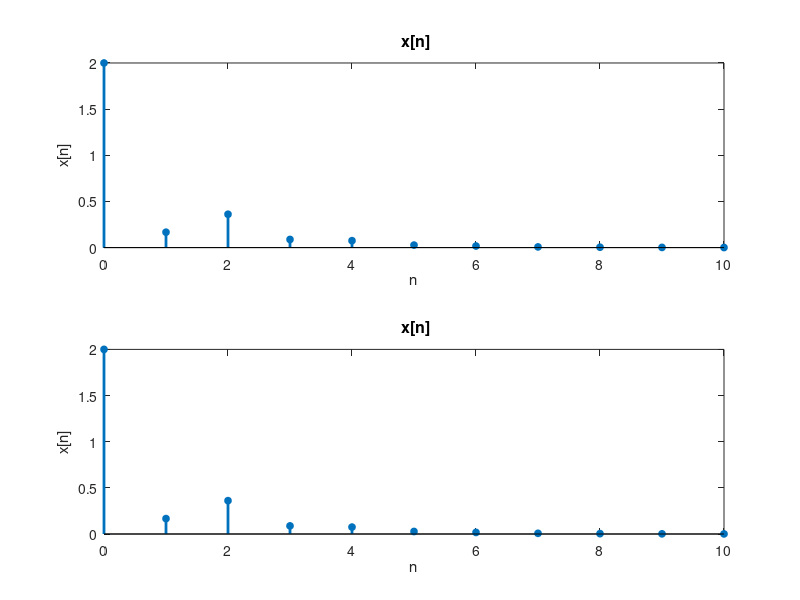

MATLAB code for this plot:
%%
% Spring 2017
% HW 2, MATLAB 1
% 
% Anas Salah Eddin, 2017
%
%% Setup
close all; clear all;


% (a) this is just a hint that you should use in part (c)

% (b) based on pen and paper
%
% X(Z) = (2 - 1/6z^-1) / (1 - 1/6z^-1 - 1/6z^-2)
% ROC |z| > 1/2
%
%% (c)  comparing the output of the filter command to the actual x[n]

N = 10; % number of samples
n = 0:N; % generate the sample number

% defined in the problem statement
x1 = (1/2).^n + (-1/3).^n; 

% from pen and paper in part (b)
b = [2 -1/6];
a = [1 -1/6 -1/6];

% the following is actually generating the impulse response
% [1 zeros(1, N)] is [1 0 0 0 0 0 0 0 0 ...] which is an impulse
x2 = filter(b, a, [1, zeros(1, N)]);

% stem original time domain x1[n]
subplot(2, 1, 1);
stem(n, x1, 'fill', 'markersize', 5, 'linewidth', 2);
xlabel('n')
ylabel('x[n]');
title('\fontsize{16} x[n]');

% stem z-transform generated x2[n] (using the filter command)
subplot(2, 1, 2);
stem(n, x2, 'fill', 'markersize', 5, 'linewidth', 2);
xlabel('n')
ylabel('x[n]');
title('\fontsize{16} x[n]');